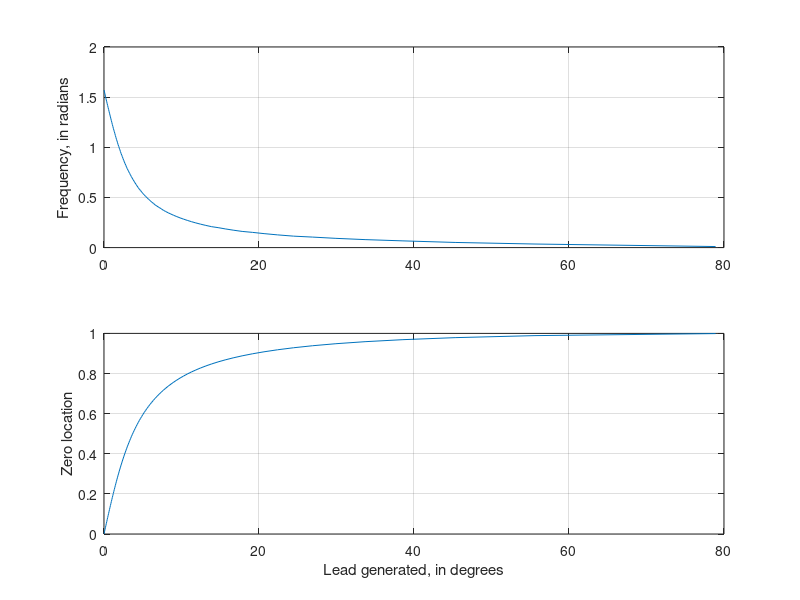

Reproduce this figure in MATLAB.
w = linspace(0.001,pi,1000);
a = linspace(0.001,0.999,100);
lena = length(a);
omega = []; lead = [];
for i = 1:lena,
    zero = a(i);
    pole = 0.9*zero;
    sys = tf([1 -zero],[1 -pole],-1);
    [mag,phase] = bode(sys,w);
    [y,j] = max(phase);
    omega = [omega w(j)];
    lead = [lead y];
    comega = (pole+zero)/(pole*zero+1);
    clead = zero-pole;
    clead1 = sqrt((1-zero^2)*(1-pole^2));
    clead = clead/clead1;
%    [w(j) acos(comega) y atan(clead)*180/pi]
end
subplot(2,1,1), plot(lead,omega)
ylabel('Frequency, in radians'), grid
pause
subplot(2,1,2), plot(lead,a)
ylabel('Zero location')
xlabel('Lead generated, in degrees'), grid
